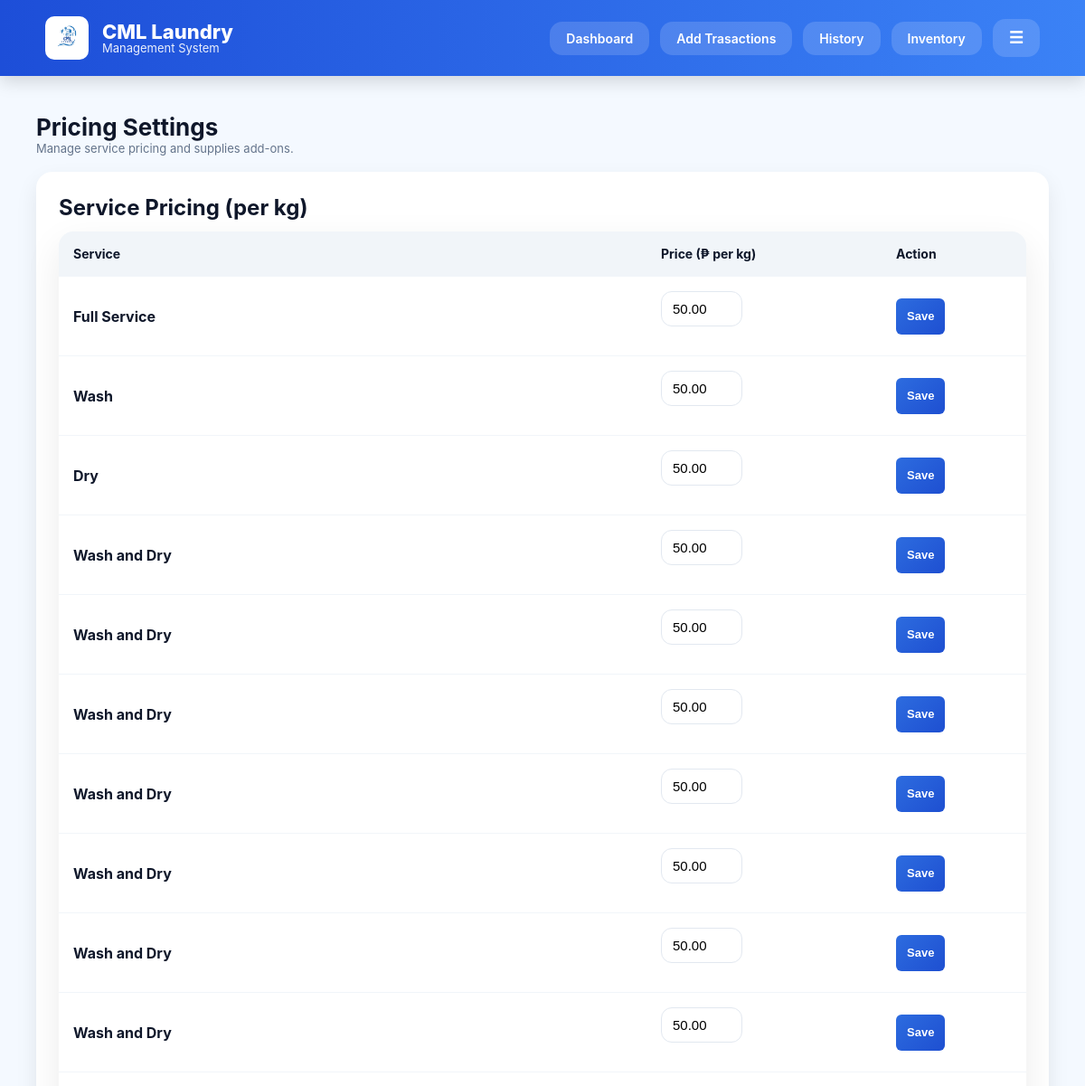
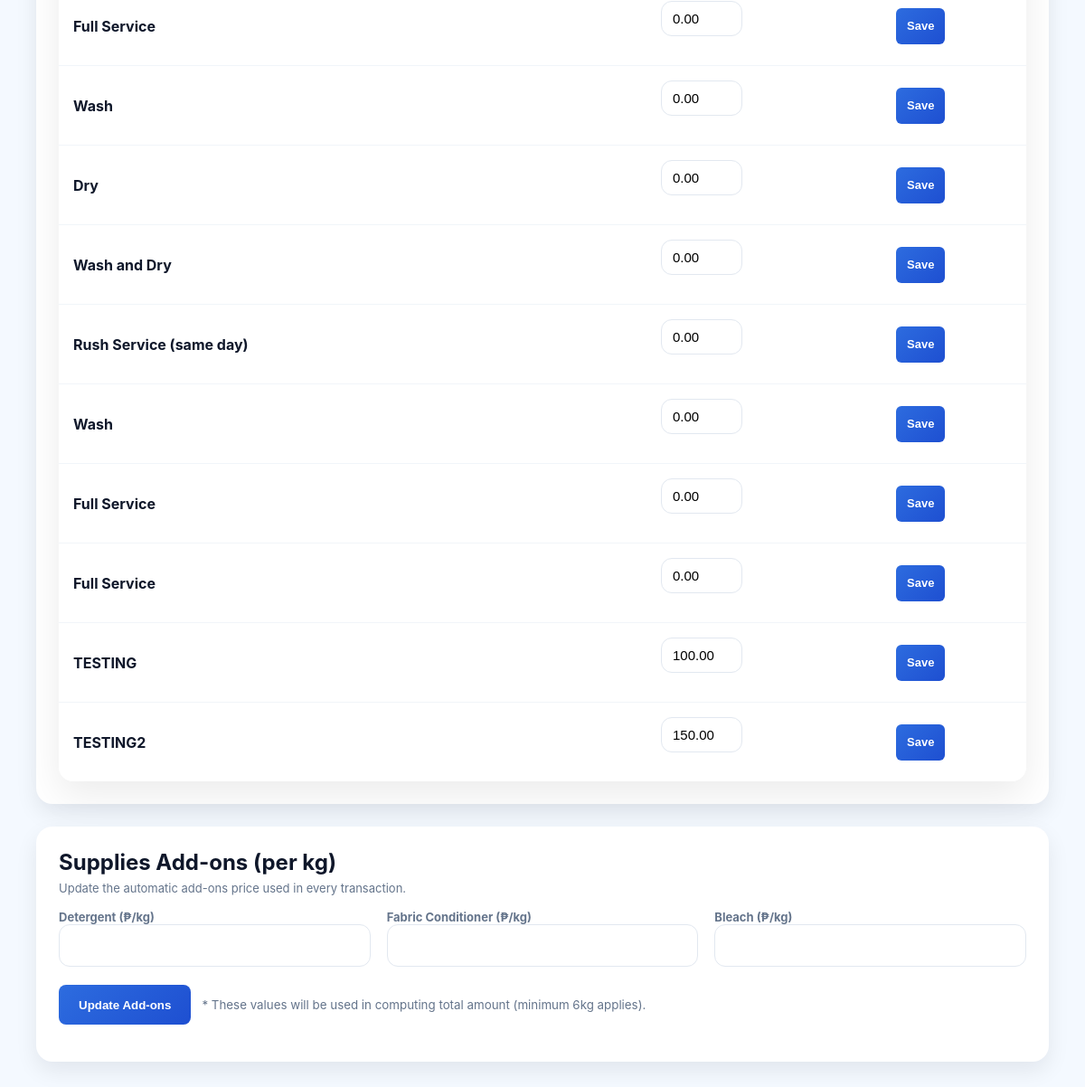
Page /pricing_settings.php (signed in) on the committed database (2 pictures, top to bottom).
### tables this page shows
CREATE TABLE `services` (
  `id` int(11) NOT NULL,
  `service_name` varchar(100) DEFAULT NULL,
  `price_per_kg` decimal(10,2) DEFAULT NULL,
  `is_active` tinyint(1) DEFAULT 1
);

### pricing_settings.php (the view, shortened to what this page needs)
<?php
include "../config/db.php";
include "navbar.php";
$conn->query("CREATE TABLE IF NOT EXISTS system_settings(
    id INT PRIMARY KEY,
    detergent_price DECIMAL(10,2) NOT NULL DEFAULT 5,
    fabcon_price DECIMAL(10,2) NOT NULL DEFAULT 4,
    bleach_price DECIMAL(10,2) NOT NULL DEFAULT 3
)");
$check = $conn->query("SELECT id FROM system_settings WHERE id=1");
if($check && $check->num_rows==0){
    $conn->query("INSERT INTO system_settings(id,detergent_price,fabcon_price,bleach_price)
                  VALUES(1,5,4,3)");
}
$services = $conn->query("SELECT * FROM services");
$addons = $conn->query("SELECT * FROM system_settings WHERE id=1")->fetch_assoc();
?>
<link rel="stylesheet" href="../assets/css/style.css">
<div class="container">
  <div class="page-title">
    <div>
      <h1>Pricing Settings</h1>
      <p>Manage service pricing and supplies add-ons.</p>
    </div>
  </div>
  <div class="panel" style="margin-top:18px;">
    <h2 style="margin:0 0 12px;">Service Pricing (per kg)</h2>
    <div class="table-card">
      <table class="table" style="min-width:900px;">
        <thead>
          <tr>
            <th>Service</th>
            <th style="width:260px;">Price (₱ per kg)</th>
            <th style="width:160px;">Action</th>
          </tr>
        </thead>
        <tbody>
        <?php while($row=$services->fetch_assoc()): ?>
          <tr>
            <td><b><?= $row['service_name'] ?></b></td>
            <td>
              <form method="POST" style="display:flex; gap:10px; align-items:center;">
                <input type="number" step="0.01" name="price"
                  value="<?= $row['price_per_kg'] ?>"
                  style="max-width:170px; padding:10px 12px; border-radius:12px;"
                  required>
            </td>
            <td>
                <button class="btn small" name="save_service" style="height:40px;">
                  Save
                </button>
            </td>
          </tr>
        <?php endwhile; ?>
        </tbody>
      </table>
    </div>
  </div>
  <div class="panel" style="margin-top:25px;">
    <h2 style="margin:0 0 6px;">Supplies Add-ons (per kg)</h2>
    <p style="margin:0 0 16px; color:#64748b; font-size:13px;">
      Update the automatic add-ons price used in every transaction.
    </p>
    <form method="POST" class="form" style="gap:14px;">
      <div class="form-wide" style="margin-top:0;">
        <div>
          <div class="label">Detergent (₱/kg)</div>
          <input type="number" step="0.01" name="detergent_price"
                 value="<?= $addons['detergent_price'] ?>" required>
        </div>
        <div>
          <div class="label">Fabric Conditioner (₱/kg)</div>
          <input type="number" step="0.01" name="fabcon_price"
                 value="<?= $addons['fabcon_price'] ?>" required>
        </div>
        <div>
          <div class="label">Bleach (₱/kg)</div>
          <input type="number" step="0.01" name="bleach_price"
                 value="<?= $addons['bleach_price'] ?>" required>
        </div>
      </div>
      <div style="display:flex; gap:12px; align-items:center; margin-top:6px;">
        <button class="btn" name="save_addons" style="height:44px; padding:0 22px;">
          Update Add-ons
        </button>
        <small style="color:#64748b;">
          * These values will be used in computing total amount (minimum 6kg applies).
        </small>
      </div>
    </form>
  </div>
</div>

### style.css (style rules this page uses)
* { box-sizing:border-box }
.container { max-width:1700px; margin:auto; padding:30px 40px 40px; }
.panel { background:#fff; border-radius:18px; padding:25px; box-shadow:var(--shadow); }
.page-title h1 { margin:0;font-size:26px }
.page-title p { margin:0;color:var(--muted);font-size:13px }
form.form { display:grid; gap:14px }
.label { font-size:13px;color:var(--muted);font-weight:700 }
input,select { width:100%; padding:14px; border-radius:12px; border:1px solid var(--border); font-size:15px; }
.form-wide { display:grid; grid-template-columns:repeat(3,1fr); gap:18px; margin-top:18px; }
.btn { border:none; background:var(--primary); color:#fff; font-weight:800; border-radius:14px; cursor:pointer; }
.table-card { background:white; border-radius:16px; box-shadow:0 15px 40px rgba(0,0,0,.08); overflow-x:auto; }
.table { width:100%; border-collapse:collapse; min-width:1200px; }
.table th { padding:16px; background:#f8fafc; text-align:left; }
.table td { padding:16px; border-top:1px solid #f1f5f9; }
.btn { background: linear-gradient(135deg,#2d6cdf,#1e4fd1); color:white; border:none; padding:9px 16px; border-radius:8px; font-weight:600; cursor:pointer; transition:.2s; }
.btn.small { padding:6px 12px; font-size:13px; border-radius:6px; }
form { align-items:center !important; }
.table { border-collapse:separate; border-spacing:0; }
.table th { background:#f1f5f9; font-weight:700; font-size:14px; }
.table td { background:#ffffff; }
.table input { padding:8px 10px; border-radius:8px; border:1px solid #e2e8f0; width:90px; }

### rows in the picture
services: service_name "Full Service", price "50.00"
services: service_name "Wash", price "50.00"
services: service_name "Dry", price "50.00"
services: service_name "Wash and Dry", price "50.00"
services: service_name "Wash and Dry", price "50.00"
services: service_name "Wash and Dry", price "50.00"
services: service_name "Wash and Dry", price "50.00"
services: service_name "Wash and Dry", price "50.00"
services: service_name "Wash and Dry", price "50.00"
services: service_name "Wash and Dry", price "50.00"
services: service_name "Full Service", price "0.00"
services: service_name "Wash", price "0.00"
services: service_name "Dry", price "0.00"
services: service_name "Wash and Dry", price "0.00"
services: service_name "Rush Service (same day)", price "0.00"
services: service_name "Wash", price "0.00"
services: service_name "Full Service", price "0.00"
services: service_name "Full Service", price "0.00"
services: service_name "TESTING", price "100.00"
services: service_name "TESTING2", price "150.00"
